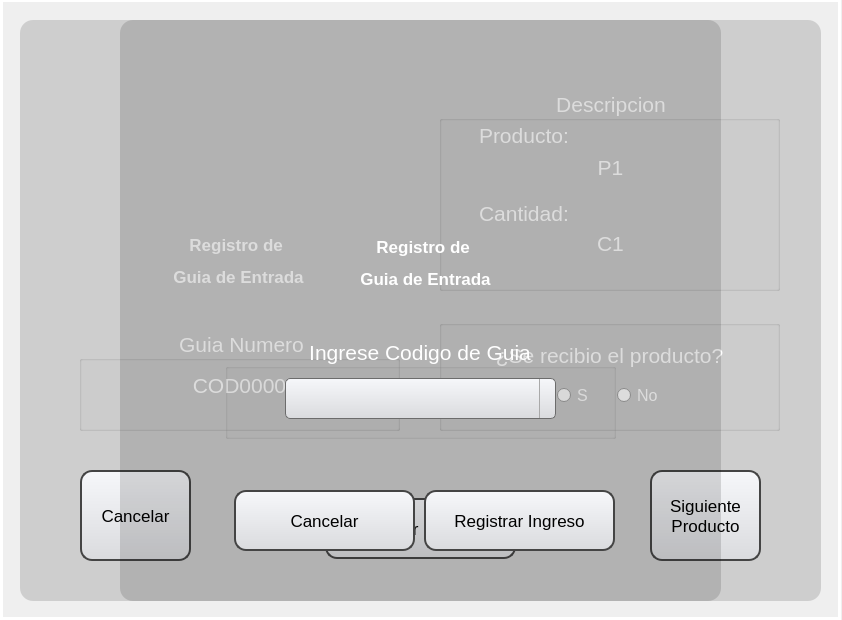
<?xml version="1.0" encoding="UTF-8"?>
<ui version="4.0">
 <class>MainWindow</class>
 <widget class="QMainWindow" name="MainWindow">
  <property name="geometry">
   <rect>
    <x>0</x>
    <y>0</y>
    <width>842</width>
    <height>620</height>
   </rect>
  </property>
  <property name="minimumSize">
   <size>
    <width>842</width>
    <height>620</height>
   </size>
  </property>
  <property name="maximumSize">
   <size>
    <width>842</width>
    <height>620</height>
   </size>
  </property>
  <property name="windowTitle">
   <string>MainWindow</string>
  </property>
  <widget class="QWidget" name="centralwidget">
   <widget class="QLabel" name="label">
    <property name="geometry">
     <rect>
      <x>0</x>
      <y>-3</y>
      <width>841</width>
      <height>621</height>
     </rect>
    </property>
    <property name="text">
     <string/>
    </property>
    <property name="pixmap">
     <pixmap>../view_img/fondo.png</pixmap>
    </property>
    <property name="scaledContents">
     <bool>true</bool>
    </property>
   </widget>
   <widget class="QLabel" name="label_3">
    <property name="enabled">
     <bool>false</bool>
    </property>
    <property name="geometry">
     <rect>
      <x>0</x>
      <y>-1</y>
      <width>841</width>
      <height>621</height>
     </rect>
    </property>
    <property name="styleSheet">
     <string notr="true">background-color: qlineargradient(spread:pad, x1:0, y1:0, x2:0, y2:00715909, stop:0 rgba(0, 0, 0, 35), stop:0.375 rgba(0, 0, 0, 50), stop:0.835227 rgba(0, 0, 0, 75));

border: 3px solid white; </string>
    </property>
    <property name="text">
     <string/>
    </property>
   </widget>
   <widget class="QWidget" name="ventana2" native="true">
    <property name="geometry">
     <rect>
      <x>0</x>
      <y>10</y>
      <width>841</width>
      <height>601</height>
     </rect>
    </property>
    <widget class="QLabel" name="label_10">
     <property name="geometry">
      <rect>
       <x>20</x>
       <y>10</y>
       <width>801</width>
       <height>581</height>
      </rect>
     </property>
     <property name="font">
      <font>
       <pointsize>8</pointsize>
      </font>
     </property>
     <property name="styleSheet">
      <string notr="true">background-color:rgba(0,0,0,35);
border-radius:13px</string>
     </property>
     <property name="text">
      <string/>
     </property>
    </widget>
    <widget class="QLabel" name="label_7">
     <property name="geometry">
      <rect>
       <x>108</x>
       <y>28</y>
       <width>261</width>
       <height>271</height>
      </rect>
     </property>
     <property name="styleSheet">
      <string notr="true">background-color: qlineargradient(spread:pad, x1:0, y1:0, x2:0, y2:00715909, stop:0 rgba(0, 0, 0, 20), stop:0.375 rgba(0, 0, 0, 50), stop:0.835227 rgba(0, 0, 0, 75));
border-radius: 20px;</string>
     </property>
     <property name="text">
      <string/>
     </property>
    </widget>
    <widget class="QLabel" name="label_4">
     <property name="geometry">
      <rect>
       <x>268</x>
       <y>38</y>
       <width>91</width>
       <height>91</height>
      </rect>
     </property>
     <property name="text">
      <string/>
     </property>
     <property name="pixmap">
      <pixmap>../view_img/METROSPLASH.png</pixmap>
     </property>
     <property name="scaledContents">
      <bool>true</bool>
     </property>
    </widget>
    <widget class="QLabel" name="label_6">
     <property name="geometry">
      <rect>
       <x>73</x>
       <y>211</y>
       <width>331</width>
       <height>81</height>
      </rect>
     </property>
     <property name="font">
      <font>
       <pointsize>13</pointsize>
       <weight>75</weight>
       <bold>true</bold>
      </font>
     </property>
     <property name="styleSheet">
      <string notr="true">color: white</string>
     </property>
     <property name="text">
      <string>&lt;html&gt;&lt;head/&gt;&lt;body&gt;&lt;p&gt;Registro de &lt;/p&gt;&lt;p&gt;Guia de Entrada&lt;/p&gt;&lt;/body&gt;&lt;/html&gt;</string>
     </property>
     <property name="alignment">
      <set>Qt::AlignCenter</set>
     </property>
    </widget>
    <widget class="QGroupBox" name="GB_2_CLIENT">
     <property name="geometry">
      <rect>
       <x>79</x>
       <y>320</y>
       <width>321</width>
       <height>101</height>
      </rect>
     </property>
     <property name="font">
      <font>
       <pointsize>16</pointsize>
       <weight>50</weight>
       <bold>false</bold>
      </font>
     </property>
     <property name="styleSheet">
      <string notr="true">QComboBox {
    color: black;
}

QGroupBox{
color: white
}
</string>
     </property>
     <property name="title">
      <string>Guia Numero</string>
     </property>
     <property name="alignment">
      <set>Qt::AlignCenter</set>
     </property>
     <widget class="QLabel" name="cod_guia">
      <property name="geometry">
       <rect>
        <x>20</x>
        <y>40</y>
        <width>281</width>
        <height>31</height>
       </rect>
      </property>
      <property name="font">
       <font>
        <pointsize>16</pointsize>
       </font>
      </property>
      <property name="styleSheet">
       <string notr="true">color: white;</string>
      </property>
      <property name="text">
       <string>COD0000</string>
      </property>
      <property name="alignment">
       <set>Qt::AlignCenter</set>
      </property>
     </widget>
    </widget>
    <widget class="QPushButton" name="siguiente_bt">
     <property name="geometry">
      <rect>
       <x>650</x>
       <y>460</y>
       <width>111</width>
       <height>91</height>
      </rect>
     </property>
     <property name="font">
      <font>
       <pointsize>13</pointsize>
       <weight>50</weight>
       <bold>false</bold>
       <underline>false</underline>
       <strikeout>false</strikeout>
      </font>
     </property>
     <property name="styleSheet">
      <string notr="true">QPushButton {
	 background: qlineargradient(x1:0, y1:0, x2:0, y2:1, stop:0 #f6f7fa, stop:1 #dadbde);
	border: 2px solid #444444;
    text-align: center; 
    text-decoration: none; 
    border-radius: 12px;
}

QPushButton:hover {
	background-color: rgb(241, 241, 241);
}

QPushButton:pressed {
	background-color: rgb(223, 223, 223);
}
</string>
     </property>
     <property name="text">
      <string>Siguiente
Producto</string>
     </property>
    </widget>
    <widget class="QPushButton" name="bt_finish">
     <property name="geometry">
      <rect>
       <x>325</x>
       <y>488</y>
       <width>191</width>
       <height>61</height>
      </rect>
     </property>
     <property name="font">
      <font>
       <pointsize>13</pointsize>
       <weight>50</weight>
       <bold>false</bold>
       <underline>false</underline>
       <strikeout>false</strikeout>
      </font>
     </property>
     <property name="styleSheet">
      <string notr="true">QPushButton {
	 background: qlineargradient(x1:0, y1:0, x2:0, y2:1, stop:0 #f6f7fa, stop:1 #dadbde);
	border: 2px solid #444444;
    text-align: center; 
    text-decoration: none; 
    border-radius: 12px;
}

QPushButton:hover {
	background-color: rgb(0, 255, 0);
}

QPushButton:pressed {
	background-color: rgb(0, 217, 0);
}</string>
     </property>
     <property name="text">
      <string>Finalizar Registro</string>
     </property>
    </widget>
    <widget class="QPushButton" name="bt_cancelar2">
     <property name="geometry">
      <rect>
       <x>80</x>
       <y>460</y>
       <width>111</width>
       <height>91</height>
      </rect>
     </property>
     <property name="font">
      <font>
       <pointsize>13</pointsize>
       <weight>50</weight>
       <bold>false</bold>
       <underline>false</underline>
       <strikeout>false</strikeout>
      </font>
     </property>
     <property name="styleSheet">
      <string notr="true">QPushButton {
	color: black;
	 background: qlineargradient(x1:0, y1:0, x2:0, y2:1, stop:0 #f6f7fa, stop:1 #dadbde);
	border: 2px solid #444444;
    text-align: center; 
    text-decoration: none; 
    border-radius: 12px;
}

QPushButton:hover {
	background-color: rgb(255, 0, 0);
}

QPushButton:pressed {
	background-color: rgb(166, 0, 0);
}</string>
     </property>
     <property name="text">
      <string>Cancelar</string>
     </property>
    </widget>
    <widget class="QLabel" name="label_2">
     <property name="geometry">
      <rect>
       <x>162</x>
       <y>58</y>
       <width>151</width>
       <height>151</height>
      </rect>
     </property>
     <property name="text">
      <string/>
     </property>
     <property name="pixmap">
      <pixmap>../view_img/guia.jpg</pixmap>
     </property>
     <property name="scaledContents">
      <bool>true</bool>
     </property>
    </widget>
    <widget class="QGroupBox" name="GB_2_CLIENT_2">
     <property name="geometry">
      <rect>
       <x>439</x>
       <y>80</y>
       <width>341</width>
       <height>201</height>
      </rect>
     </property>
     <property name="font">
      <font>
       <pointsize>16</pointsize>
       <weight>50</weight>
       <bold>false</bold>
      </font>
     </property>
     <property name="styleSheet">
      <string notr="true">QComboBox {
    color: black;
}

QGroupBox{
color: white
}
</string>
     </property>
     <property name="title">
      <string>Descripcion</string>
     </property>
     <property name="alignment">
      <set>Qt::AlignCenter</set>
     </property>
     <widget class="QLabel" name="label_9">
      <property name="geometry">
       <rect>
        <x>40</x>
        <y>30</y>
        <width>91</width>
        <height>31</height>
       </rect>
      </property>
      <property name="font">
       <font>
        <pointsize>16</pointsize>
       </font>
      </property>
      <property name="styleSheet">
       <string notr="true">color: white;</string>
      </property>
      <property name="text">
       <string>Producto:</string>
      </property>
     </widget>
     <widget class="QLabel" name="label_14">
      <property name="geometry">
       <rect>
        <x>40</x>
        <y>108</y>
        <width>91</width>
        <height>31</height>
       </rect>
      </property>
      <property name="font">
       <font>
        <pointsize>16</pointsize>
       </font>
      </property>
      <property name="styleSheet">
       <string notr="true">color: white;</string>
      </property>
      <property name="text">
       <string>Cantidad:</string>
      </property>
     </widget>
     <widget class="QLabel" name="prod_m">
      <property name="geometry">
       <rect>
        <x>11</x>
        <y>62</y>
        <width>321</width>
        <height>31</height>
       </rect>
      </property>
      <property name="font">
       <font>
        <pointsize>16</pointsize>
       </font>
      </property>
      <property name="styleSheet">
       <string notr="true">color: white;</string>
      </property>
      <property name="text">
       <string>P1</string>
      </property>
      <property name="alignment">
       <set>Qt::AlignCenter</set>
      </property>
     </widget>
     <widget class="QLabel" name="cant_m">
      <property name="geometry">
       <rect>
        <x>11</x>
        <y>138</y>
        <width>321</width>
        <height>31</height>
       </rect>
      </property>
      <property name="font">
       <font>
        <pointsize>16</pointsize>
       </font>
      </property>
      <property name="styleSheet">
       <string notr="true">color: white;</string>
      </property>
      <property name="text">
       <string>C1</string>
      </property>
      <property name="alignment">
       <set>Qt::AlignCenter</set>
      </property>
     </widget>
    </widget>
    <widget class="QGroupBox" name="GB_2_CLIENT_4">
     <property name="geometry">
      <rect>
       <x>439</x>
       <y>310</y>
       <width>341</width>
       <height>111</height>
      </rect>
     </property>
     <property name="font">
      <font>
       <pointsize>16</pointsize>
       <weight>50</weight>
       <bold>false</bold>
      </font>
     </property>
     <property name="styleSheet">
      <string notr="true">QComboBox {
    color: black;
}

QGroupBox{
color: white
}
</string>
     </property>
     <property name="title">
      <string/>
     </property>
     <property name="alignment">
      <set>Qt::AlignCenter</set>
     </property>
     <widget class="QRadioButton" name="rb_no">
      <property name="geometry">
       <rect>
        <x>178</x>
        <y>67</y>
        <width>41</width>
        <height>17</height>
       </rect>
      </property>
      <property name="font">
       <font>
        <pointsize>12</pointsize>
       </font>
      </property>
      <property name="styleSheet">
       <string notr="true">color: white;</string>
      </property>
      <property name="text">
       <string>No</string>
      </property>
     </widget>
     <widget class="QRadioButton" name="rb_si">
      <property name="geometry">
       <rect>
        <x>118</x>
        <y>67</y>
        <width>31</width>
        <height>17</height>
       </rect>
      </property>
      <property name="font">
       <font>
        <pointsize>12</pointsize>
       </font>
      </property>
      <property name="styleSheet">
       <string notr="true">color: white;</string>
      </property>
      <property name="text">
       <string>Si</string>
      </property>
     </widget>
     <widget class="QLabel" name="label_18">
      <property name="geometry">
       <rect>
        <x>40</x>
        <y>20</y>
        <width>261</width>
        <height>31</height>
       </rect>
      </property>
      <property name="font">
       <font>
        <pointsize>16</pointsize>
       </font>
      </property>
      <property name="styleSheet">
       <string notr="true">color: white;</string>
      </property>
      <property name="text">
       <string>¿Se recibio el producto?</string>
      </property>
      <property name="alignment">
       <set>Qt::AlignCenter</set>
      </property>
     </widget>
    </widget>
    <widget class="QLabel" name="warning_GUIA">
     <property name="geometry">
      <rect>
       <x>210</x>
       <y>440</y>
       <width>421</width>
       <height>41</height>
      </rect>
     </property>
     <property name="font">
      <font>
       <pointsize>11</pointsize>
       <weight>75</weight>
       <bold>true</bold>
      </font>
     </property>
     <property name="styleSheet">
      <string notr="true">color: red</string>
     </property>
     <property name="text">
      <string/>
     </property>
     <property name="alignment">
      <set>Qt::AlignCenter</set>
     </property>
    </widget>
    <zorder>label_10</zorder>
    <zorder>GB_2_CLIENT</zorder>
    <zorder>siguiente_bt</zorder>
    <zorder>bt_finish</zorder>
    <zorder>label_7</zorder>
    <zorder>label_6</zorder>
    <zorder>bt_cancelar2</zorder>
    <zorder>label_2</zorder>
    <zorder>label_4</zorder>
    <zorder>GB_2_CLIENT_2</zorder>
    <zorder>GB_2_CLIENT_4</zorder>
    <zorder>warning_GUIA</zorder>
   </widget>
   <widget class="QWidget" name="ventana1" native="true">
    <property name="geometry">
     <rect>
      <x>110</x>
      <y>0</y>
      <width>621</width>
      <height>621</height>
     </rect>
    </property>
    <widget class="QLabel" name="label_12">
     <property name="geometry">
      <rect>
       <x>10</x>
       <y>20</y>
       <width>601</width>
       <height>581</height>
      </rect>
     </property>
     <property name="font">
      <font>
       <pointsize>8</pointsize>
      </font>
     </property>
     <property name="styleSheet">
      <string notr="true">background-color:rgba(0,0,0,35);
border-radius:13px</string>
     </property>
     <property name="text">
      <string/>
     </property>
    </widget>
    <widget class="QLabel" name="label_5">
     <property name="geometry">
      <rect>
       <x>234</x>
       <y>70</y>
       <width>151</width>
       <height>151</height>
      </rect>
     </property>
     <property name="text">
      <string/>
     </property>
     <property name="pixmap">
      <pixmap>../view_img/guia.jpg</pixmap>
     </property>
     <property name="scaledContents">
      <bool>true</bool>
     </property>
    </widget>
    <widget class="QLabel" name="label_8">
     <property name="geometry">
      <rect>
       <x>180</x>
       <y>40</y>
       <width>261</width>
       <height>271</height>
      </rect>
     </property>
     <property name="styleSheet">
      <string notr="true">background-color: qlineargradient(spread:pad, x1:0, y1:0, x2:0, y2:00715909, stop:0 rgba(0, 0, 0, 20), stop:0.375 rgba(0, 0, 0, 50), stop:0.835227 rgba(0, 0, 0, 75));
border-radius: 20px;</string>
     </property>
     <property name="text">
      <string/>
     </property>
    </widget>
    <widget class="QLabel" name="label_13">
     <property name="geometry">
      <rect>
       <x>150</x>
       <y>223</y>
       <width>331</width>
       <height>81</height>
      </rect>
     </property>
     <property name="font">
      <font>
       <pointsize>13</pointsize>
       <weight>75</weight>
       <bold>true</bold>
      </font>
     </property>
     <property name="styleSheet">
      <string notr="true">color: white</string>
     </property>
     <property name="text">
      <string>&lt;html&gt;&lt;head/&gt;&lt;body&gt;&lt;p&gt;Registro de &lt;/p&gt;&lt;p&gt;Guia de Entrada&lt;/p&gt;&lt;/body&gt;&lt;/html&gt;</string>
     </property>
     <property name="alignment">
      <set>Qt::AlignCenter</set>
     </property>
    </widget>
    <widget class="QLabel" name="label_15">
     <property name="geometry">
      <rect>
       <x>340</x>
       <y>50</y>
       <width>91</width>
       <height>91</height>
      </rect>
     </property>
     <property name="text">
      <string/>
     </property>
     <property name="pixmap">
      <pixmap>../view_img/METROSPLASH.png</pixmap>
     </property>
     <property name="scaledContents">
      <bool>true</bool>
     </property>
    </widget>
    <widget class="QGroupBox" name="GB_2_CLIENT_3">
     <property name="geometry">
      <rect>
       <x>115</x>
       <y>338</y>
       <width>391</width>
       <height>101</height>
      </rect>
     </property>
     <property name="font">
      <font>
       <pointsize>16</pointsize>
       <weight>50</weight>
       <bold>false</bold>
      </font>
     </property>
     <property name="styleSheet">
      <string notr="true">QComboBox {
    color: black;
}

QGroupBox{
color: white
}
</string>
     </property>
     <property name="title">
      <string>Ingrese Codigo de Guia</string>
     </property>
     <property name="alignment">
      <set>Qt::AlignCenter</set>
     </property>
     <widget class="QComboBox" name="cb_cod_guias">
      <property name="geometry">
       <rect>
        <x>60</x>
        <y>40</y>
        <width>271</width>
        <height>41</height>
       </rect>
      </property>
      <property name="font">
       <font>
        <pointsize>12</pointsize>
        <weight>50</weight>
        <bold>false</bold>
       </font>
      </property>
      <property name="styleSheet">
       <string notr="true">QComboBox {
    background: qlineargradient(x1:0, y1:0, x2:0, y2:1, stop:0 #f6f7fa, stop:1 #dadbde);
    border: 1px solid #6c6c6c;
    border-radius: 5px;
    padding: 1px 18px 1px 3px;
    min-width: 6em;
	font: 12pt &quot;MS Shell Dlg 2&quot;;
}

QComboBox::drop-down {
    border-left-width: 1px;
    border-left-color: darkgray;
    border-left-style: solid;    
}
QComboBox::down-arrow {
	border-image: url(:/Imagenes/203484.png);
}

</string>
      </property>
      <property name="editable">
       <bool>true</bool>
      </property>
     </widget>
    </widget>
    <widget class="QPushButton" name="bt_reg_ingreso">
     <property name="geometry">
      <rect>
       <x>314</x>
       <y>490</y>
       <width>191</width>
       <height>61</height>
      </rect>
     </property>
     <property name="font">
      <font>
       <pointsize>13</pointsize>
       <weight>50</weight>
       <bold>false</bold>
       <underline>false</underline>
       <strikeout>false</strikeout>
      </font>
     </property>
     <property name="styleSheet">
      <string notr="true">QPushButton {
	 background: qlineargradient(x1:0, y1:0, x2:0, y2:1, stop:0 #f6f7fa, stop:1 #dadbde);
	border: 2px solid #444444;
    text-align: center; 
    text-decoration: none; 
    border-radius: 12px;
}

QPushButton:hover {
	background-color: rgb(0, 255, 0);
}

QPushButton:pressed {
	background-color: rgb(0, 217, 0);
}</string>
     </property>
     <property name="text">
      <string>Registrar Ingreso</string>
     </property>
    </widget>
    <widget class="QPushButton" name="btCancelar1">
     <property name="geometry">
      <rect>
       <x>124</x>
       <y>490</y>
       <width>181</width>
       <height>61</height>
      </rect>
     </property>
     <property name="font">
      <font>
       <pointsize>13</pointsize>
       <weight>50</weight>
       <bold>false</bold>
       <underline>false</underline>
       <strikeout>false</strikeout>
      </font>
     </property>
     <property name="styleSheet">
      <string notr="true">QPushButton {
	color: black;
	 background: qlineargradient(x1:0, y1:0, x2:0, y2:1, stop:0 #f6f7fa, stop:1 #dadbde);
	border: 2px solid #444444;
    text-align: center; 
    text-decoration: none; 
    border-radius: 12px;
}

QPushButton:hover {
	background-color: rgb(255, 0, 0);
}

QPushButton:pressed {
	background-color: rgb(166, 0, 0);
}</string>
     </property>
     <property name="text">
      <string>Cancelar</string>
     </property>
    </widget>
    <widget class="QLabel" name="warningFRM1">
     <property name="geometry">
      <rect>
       <x>10</x>
       <y>440</y>
       <width>601</width>
       <height>41</height>
      </rect>
     </property>
     <property name="font">
      <font>
       <pointsize>11</pointsize>
       <weight>75</weight>
       <bold>true</bold>
      </font>
     </property>
     <property name="styleSheet">
      <string notr="true">color: red</string>
     </property>
     <property name="text">
      <string/>
     </property>
     <property name="alignment">
      <set>Qt::AlignCenter</set>
     </property>
    </widget>
   </widget>
  </widget>
 </widget>
 <resources>
  <include location="../view_img/Recursos.qrc"/>
 </resources>
 <connections/>
</ui>
